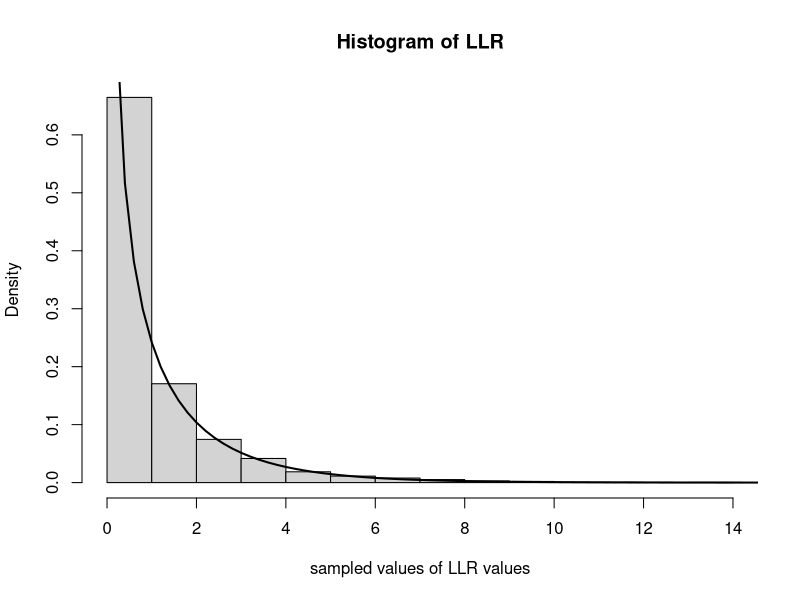

This chart was generated by the following R code:
## ---- chunk 1
num.iterations         <- 5000
lambda.truth           <- 0.4
num.samples.per.iter   <- 500
samples                <- numeric(num.iterations)
for(iter in seq_len(num.iterations)) {
  data            <- rpois(num.samples.per.iter, lambda.truth)
  samples[iter]   <- 2*num.samples.per.iter*(mean(data)*log(mean(data)/lambda.truth) + lambda.truth - mean(data))
}
hist(samples, freq=F, main='Histogram of LLR', xlab='sampled values of LLR values')
curve(dchisq(x, 1), 0, 20, lwd=2, xlab = "", ylab = "", add = T)
